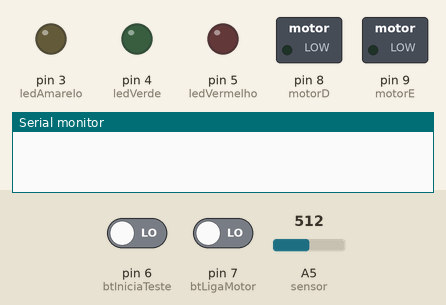
Simulated run of this sketch. Board: Arduino Uno, built with avr-gcc and run on an emulated ATmega328P. On the bench: switched loads named in the sketch (green lamp = pin HIGH), output pins drawn as LEDs (lit = HIGH), the last lines printed to the serial monitor. Inputs (shaded band) come from the test bench; at power-on: pin 6 (btIniciaTeste) LOW, pin 7 (btLigaMotor) LOW, A5 (sensor) = 512.

Above: at 1.2 s.
1.3 s: pin 6 (btIniciaTeste) driven HIGH
At 1.8 s:
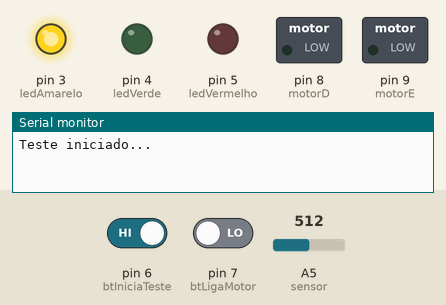
At 12.1 s:
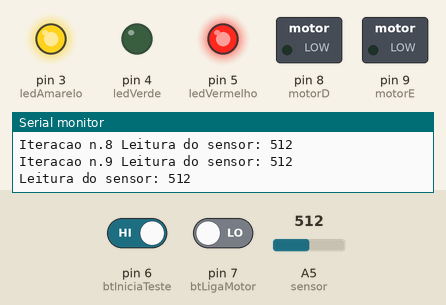
Timing chart, 0 to 12.8 s (numbered marks = the images above; inputs shaded):
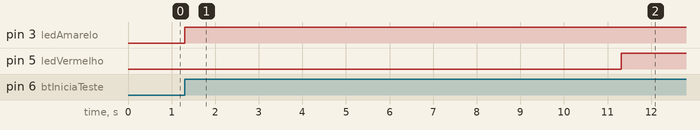

Measured:
- after the input at 1.3 s, pin 3 (ledAmarelo): LOW → HIGH at once; pin 5 (ledVermelho): LOW → HIGH after 10.0 s

The sketch:

identificador-etanol.ino
```cpp
//defini pinagem dos leds
int ledAmarelo = 3;
int ledVerde = 4;
int ledVermelho = 5 ;

//defini pinagem dos botoes
int btIniciaTeste = 6;
int auxA1 = 0;
int auxA2 = 0;
int estadoA = 0;
int btLigaMotor = 7;
int auxB1 = 0;
int auxB2 = 0;
int estadoB = 0;

//defini pinagem do motor
int motorD = 8;
int motorE = 9;

//defini o pino do sensor MQ-3
int sensor = A5;
int valorSensor = 0;
boolean ligaMotor = false;
boolean primeitoTeste = true;

void setup() {
  Serial.begin(9600);
  Serial.flush();
  pinMode( ledAmarelo,OUTPUT);
  pinMode(ledVerde,OUTPUT);
  pinMode(ledVermelho,OUTPUT);
  pinMode(btIniciaTeste, INPUT);
  pinMode(btLigaMotor, INPUT);
  pinMode(motorD,OUTPUT);
  pinMode(motorE,OUTPUT);
  pinMode(sensor,INPUT);

}

void loop() {

  //Verifica quando foi precionado o botao
  auxA1 = digitalRead(btIniciaTeste);
  if((auxA1 == 1) && (auxA2 == 0)){
   estadoA = 1 - estadoA;
    delay (5); // de-bouncing.
  }
  auxA2 = auxA1;

  if(estadoA == 1){//PRESSIONDADO PELA PRIMEIRA VEZ
    if(primeitoTeste){
      Serial.println("Teste iniciado...");
      digitalWrite(ledAmarelo, HIGH);

      //Inicia o teste de alcool
      int maior_valor = 0;
      int valor_sensor = 0;
      int temp = 0;

      while(temp < 10 ){
       delay(1000);
       valor_sensor = analogRead(sensor);
        Serial.print("Iteracao n.");
        Serial.print(temp);
        Serial.print(" Leitura do sensor: ");
        Serial.println(valor_sensor);
        if (valor_sensor > maior_valor) {
          maior_valor = valor_sensor;
        }
        //Verifica se o botao de desligar o carro foi pressionado pela segunda vez enquanto realiza o teste
        auxA1 = digitalRead(btIniciaTeste);
        if((auxA1 == 1) && (auxA2 == 0)){ // ler o valor enviado pelo botao.
         estadoA = 1 - estadoA;
          delay (5); // de-bouncing.
        }
        auxA2 = auxA1;
        if(estadoA==0){
          Serial.print("Teste parado antes de terminar. ");
          ligaMotor = false;
          break;
        }
        temp++;

      }

      valorSensor = maior_valor;

      Serial.print("Leitura do sensor: ");
      Serial.println(valorSensor);

      if(valorSensor <=  150){//verifica se o nivel de alcool esta acima do permitido
        digitalWrite(ledVerde, HIGH);
        digitalWrite(ledVermelho, LOW);
        ligaMotor = true; //Se estiver abaixo do permitido libera ligar o carro
      }else{
        digitalWrite(ledVermelho, HIGH);
        digitalWrite(ledVerde, LOW);
        ligaMotor = false; //Se estiver acima do nivel permitido, nao libera ligar o motor
      }
      primeitoTeste = false;// significa que o teste é feito apenas uma vez
    }

    //Verifica quando foi precionado o botao btLigaMotor
    auxB1 = digitalRead(btLigaMotor);
    if((auxB1 == 1) && (auxB2 == 0)){ // ler o valor enviado pelo botao.
      estadoB = 1 - estadoB;
      delay (5); // de-bouncing.
    }
    auxB2 = auxB1;
    if(estadoB == 1 && estadoA == 1 && ligaMotor == true){//Nao identificado o nivel de alcool
      digitalWrite(motorD, LOW);
      digitalWrite(motorE, HIGH);

    }else{
      digitalWrite(motorD, LOW);
      digitalWrite(motorE, LOW);
    }

  }else{//PRESSIONDADO pela segunda vez
    primeitoTeste = true;
    estadoA = 0;
    estadoB = 0;
    digitalWrite(ledVerde, LOW);
    digitalWrite(ledAmarelo, LOW);
    digitalWrite(ledVermelho, LOW);
    digitalWrite(motorD, LOW);
    digitalWrite(motorE, LOW);
  }
}
```
